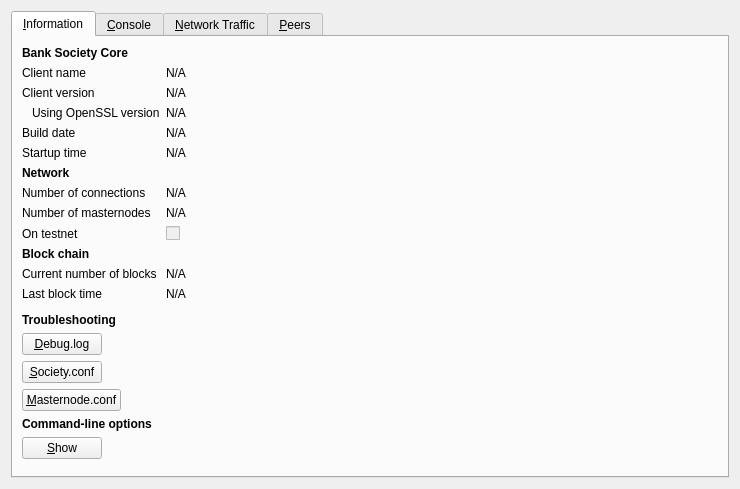
<?xml version="1.0" encoding="UTF-8"?>
<ui version="4.0">
 <class>RPCConsole</class>
 <widget class="QWidget" name="RPCConsole">
  <property name="geometry">
   <rect>
    <x>0</x>
    <y>0</y>
    <width>740</width>
    <height>470</height>
   </rect>
  </property>
  <property name="windowTitle">
   <string>Society - Debug window</string>
  </property>
  <layout class="QVBoxLayout" name="verticalLayout_2">
   <item>
    <widget class="QTabWidget" name="tabWidget">
     <property name="currentIndex">
      <number>0</number>
     </property>
     <widget class="QWidget" name="tab_info">
      <attribute name="title">
       <string>&amp;Information</string>
      </attribute>
      <layout class="QFormLayout" name="formLayout">
       <item row="0" column="0">
        <widget class="QLabel" name="label_9">
         <property name="font">
          <font>
           <weight>75</weight>
           <bold>true</bold>
          </font>
         </property>
         <property name="text">
          <string>Bank Society Core</string>
         </property>
        </widget>
       </item>
       <item row="1" column="0">
        <widget class="QLabel" name="label_5">
         <property name="text">
          <string>Client name</string>
         </property>
        </widget>
       </item>
       <item row="1" column="1">
        <widget class="QLabel" name="clientName">
         <property name="cursor">
          <cursorShape>IBeamCursor</cursorShape>
         </property>
         <property name="text">
          <string>N/A</string>
         </property>
         <property name="textFormat">
          <enum>Qt::PlainText</enum>
         </property>
         <property name="textInteractionFlags">
          <set>Qt::LinksAccessibleByMouse|Qt::TextSelectableByKeyboard|Qt::TextSelectableByMouse</set>
         </property>
        </widget>
       </item>
       <item row="2" column="0">
        <widget class="QLabel" name="label_6">
         <property name="text">
          <string>Client version</string>
         </property>
        </widget>
       </item>
       <item row="2" column="1">
        <widget class="QLabel" name="clientVersion">
         <property name="cursor">
          <cursorShape>IBeamCursor</cursorShape>
         </property>
         <property name="text">
          <string>N/A</string>
         </property>
         <property name="textFormat">
          <enum>Qt::PlainText</enum>
         </property>
         <property name="textInteractionFlags">
          <set>Qt::LinksAccessibleByMouse|Qt::TextSelectableByKeyboard|Qt::TextSelectableByMouse</set>
         </property>
        </widget>
       </item>
       <item row="3" column="0">
        <widget class="QLabel" name="label_14">
         <property name="text">
          <string>Using OpenSSL version</string>
         </property>
         <property name="indent">
          <number>10</number>
         </property>
        </widget>
       </item>
       <item row="3" column="1">
        <widget class="QLabel" name="openSSLVersion">
         <property name="cursor">
          <cursorShape>IBeamCursor</cursorShape>
         </property>
         <property name="text">
          <string>N/A</string>
         </property>
         <property name="textFormat">
          <enum>Qt::PlainText</enum>
         </property>
         <property name="textInteractionFlags">
          <set>Qt::LinksAccessibleByMouse|Qt::TextSelectableByKeyboard|Qt::TextSelectableByMouse</set>
         </property>
        </widget>
       </item>
       <item row="4" column="0">
        <widget class="QLabel" name="label_12">
         <property name="text">
          <string>Build date</string>
         </property>
        </widget>
       </item>
       <item row="4" column="1">
        <widget class="QLabel" name="buildDate">
         <property name="cursor">
          <cursorShape>IBeamCursor</cursorShape>
         </property>
         <property name="text">
          <string>N/A</string>
         </property>
         <property name="textFormat">
          <enum>Qt::PlainText</enum>
         </property>
         <property name="textInteractionFlags">
          <set>Qt::LinksAccessibleByMouse|Qt::TextSelectableByKeyboard|Qt::TextSelectableByMouse</set>
         </property>
        </widget>
       </item>
       <item row="5" column="0">
        <widget class="QLabel" name="label_13">
         <property name="text">
          <string>Startup time</string>
         </property>
        </widget>
       </item>
       <item row="5" column="1">
        <widget class="QLabel" name="startupTime">
         <property name="cursor">
          <cursorShape>IBeamCursor</cursorShape>
         </property>
         <property name="text">
          <string>N/A</string>
         </property>
         <property name="textFormat">
          <enum>Qt::PlainText</enum>
         </property>
         <property name="textInteractionFlags">
          <set>Qt::LinksAccessibleByMouse|Qt::TextSelectableByKeyboard|Qt::TextSelectableByMouse</set>
         </property>
        </widget>
       </item>
       <item row="6" column="0">
        <widget class="QLabel" name="label_11">
         <property name="font">
          <font>
           <weight>75</weight>
           <bold>true</bold>
          </font>
         </property>
         <property name="text">
          <string>Network</string>
         </property>
        </widget>
       </item>
       <item row="7" column="0">
        <widget class="QLabel" name="label_7">
         <property name="text">
          <string>Number of connections</string>
         </property>
        </widget>
       </item>
       <item row="7" column="1">
        <widget class="QLabel" name="numberOfConnections">
         <property name="cursor">
          <cursorShape>IBeamCursor</cursorShape>
         </property>
         <property name="text">
          <string>N/A</string>
         </property>
         <property name="textFormat">
          <enum>Qt::PlainText</enum>
         </property>
         <property name="textInteractionFlags">
          <set>Qt::LinksAccessibleByMouse|Qt::TextSelectableByKeyboard|Qt::TextSelectableByMouse</set>
         </property>
        </widget>
       </item>
       <item row="8" column="0">
        <widget class="QLabel" name="label_15">
         <property name="text">
          <string>Number of masternodes</string>
         </property>
        </widget>
       </item>
       <item row="8" column="1">
        <widget class="QLabel" name="masternodeCount">
         <property name="cursor">
          <cursorShape>IBeamCursor</cursorShape>
         </property>
         <property name="text">
          <string>N/A</string>
         </property>
         <property name="textFormat">
          <enum>Qt::PlainText</enum>
         </property>
         <property name="textInteractionFlags">
          <set>Qt::LinksAccessibleByMouse|Qt::TextSelectableByKeyboard|Qt::TextSelectableByMouse</set>
         </property>
        </widget>
       </item>
       <item row="9" column="0">
        <widget class="QLabel" name="label_8">
         <property name="text">
          <string>On testnet</string>
         </property>
        </widget>
       </item>
       <item row="9" column="1">
        <widget class="QCheckBox" name="isTestNet">
         <property name="enabled">
          <bool>false</bool>
         </property>
         <property name="text">
          <string/>
         </property>
        </widget>
       </item>
       <item row="10" column="0">
        <widget class="QLabel" name="label_10">
         <property name="font">
          <font>
           <weight>75</weight>
           <bold>true</bold>
          </font>
         </property>
         <property name="text">
          <string>Block chain</string>
         </property>
        </widget>
       </item>
       <item row="11" column="0">
        <widget class="QLabel" name="label_3">
         <property name="text">
          <string>Current number of blocks</string>
         </property>
        </widget>
       </item>
       <item row="11" column="1">
        <widget class="QLabel" name="numberOfBlocks">
         <property name="cursor">
          <cursorShape>IBeamCursor</cursorShape>
         </property>
         <property name="text">
          <string>N/A</string>
         </property>
         <property name="textFormat">
          <enum>Qt::PlainText</enum>
         </property>
         <property name="textInteractionFlags">
          <set>Qt::LinksAccessibleByMouse|Qt::TextSelectableByKeyboard|Qt::TextSelectableByMouse</set>
         </property>
        </widget>
       </item>
       <item row="12" column="0">
        <widget class="QLabel" name="label_2">
         <property name="text">
          <string>Last block time</string>
         </property>
        </widget>
       </item>
       <item row="12" column="1">
        <widget class="QLabel" name="lastBlockTime">
         <property name="cursor">
          <cursorShape>IBeamCursor</cursorShape>
         </property>
         <property name="text">
          <string>N/A</string>
         </property>
         <property name="textFormat">
          <enum>Qt::PlainText</enum>
         </property>
         <property name="textInteractionFlags">
          <set>Qt::LinksAccessibleByMouse|Qt::TextSelectableByKeyboard|Qt::TextSelectableByMouse</set>
         </property>
        </widget>
       </item>
       <item row="13" column="0">
        <spacer name="verticalSpacer_2">
         <property name="orientation">
          <enum>Qt::Vertical</enum>
         </property>
         <property name="sizeHint" stdset="0">
          <size>
           <width>20</width>
           <height>10</height>
          </size>
         </property>
        </spacer>
       </item>
       <item row="14" column="0">
        <widget class="QLabel" name="labelDebugLogfile">
         <property name="font">
          <font>
           <weight>75</weight>
           <bold>true</bold>
          </font>
         </property>
         <property name="text">
          <string>Troubleshooting</string>
         </property>
        </widget>
       </item>
       <item row="15" column="0">
        <widget class="QPushButton" name="openDebugLogfileButton">
         <property name="toolTip">
          <string>Open the Society debug log file from the current data directory. This can take a few seconds for large log files.</string>
         </property>
         <property name="text">
          <string>&amp;Debug.log</string>
         </property>
         <property name="autoDefault">
          <bool>false</bool>
         </property>
        </widget>
       </item>
       <item row="16" column="0">
        <widget class="QPushButton" name="openSocietyConfigfileButton">
         <property name="toolTip">
          <string>Open the Society config file from the current data directory. This can take a few seconds for large log files.</string>
         </property>
         <property name="text">
          <string>&amp;Society.conf</string>
         </property>
         <property name="autoDefault">
          <bool>false</bool>
         </property>
        </widget>
       </item>
       <item row="17" column="0">
        <widget class="QPushButton" name="openMNConfigfileButton">
         <property name="toolTip">
          <string>Open the Masternode config file from the current data directory. This can take a few seconds for large log files.</string>
         </property>
         <property name="text">
          <string>&amp;Masternode.conf</string>
         </property>
         <property name="autoDefault">
          <bool>false</bool>
         </property>
        </widget>
       </item>
       <item row="18" column="0">
        <widget class="QLabel" name="labelCLOptions">
         <property name="font">
          <font>
           <weight>75</weight>
           <bold>true</bold>
          </font>
         </property>
         <property name="text">
          <string>Command-line options</string>
         </property>
        </widget>
       </item>
       <item row="19" column="0">
        <widget class="QPushButton" name="showCLOptionsButton">
         <property name="toolTip">
          <string>Show the Society-Qt help message to get a list with possible Society command-line options.</string>
         </property>
         <property name="text">
          <string>&amp;Show</string>
         </property>
         <property name="autoDefault">
          <bool>false</bool>
         </property>
        </widget>
       </item>
       <item row="20" column="0">
        <spacer name="verticalSpacer">
         <property name="orientation">
          <enum>Qt::Vertical</enum>
         </property>
         <property name="sizeHint" stdset="0">
          <size>
           <width>20</width>
           <height>20</height>
          </size>
         </property>
        </spacer>
       </item>
      </layout>
     </widget>
     <widget class="QWidget" name="tab_console">
      <attribute name="title">
       <string>&amp;Console</string>
      </attribute>
      <layout class="QGridLayout" name="gridLayout">
       <item row="0" column="0">
        <widget class="QTextEdit" name="messagesWidget">
         <property name="minimumSize">
          <size>
           <width>0</width>
           <height>100</height>
          </size>
         </property>
         <property name="readOnly">
          <bool>true</bool>
         </property>
         <property name="tabKeyNavigation" stdset="0">
          <bool>false</bool>
         </property>
         <property name="columnCount" stdset="0">
          <number>2</number>
         </property>
        </widget>
       </item>
       <item row="1" column="0">
        <layout class="QHBoxLayout" name="horizontalLayout">
         <property name="spacing">
          <number>3</number>
         </property>
         <item>
          <widget class="QPushButton" name="copyButton">
           <property name="maximumSize">
            <size>
             <width>24</width>
             <height>24</height>
            </size>
           </property>
           <property name="toolTip">
            <string>Copy to clipboard</string>
           </property>
           <property name="text">
            <string/>
           </property>
           <property name="icon">
            <iconset resource="../bitcoin.qrc">
             <normaloff>:/icons/editcopy</normaloff>:/icons/editcopy</iconset>
           </property>
           <property name="shortcut">
            <string notr="true">Ctrl+L</string>
           </property>
           <property name="autoDefault">
            <bool>false</bool>
           </property>
          </widget>
         </item>
         <item>
          <widget class="QLabel" name="label">
           <property name="text">
            <string notr="true">&gt;</string>
           </property>
          </widget>
         </item>
         <item>
          <widget class="QLineEdit" name="lineEdit"/>
         </item>
         <item>
          <widget class="QToolButton" name="pasteButton">
           <property name="sizePolicy">
            <sizepolicy hsizetype="Minimum" vsizetype="Fixed">
             <horstretch>0</horstretch>
             <verstretch>0</verstretch>
            </sizepolicy>
           </property>
           <property name="minimumSize">
            <size>
             <width>24</width>
             <height>24</height>
            </size>
           </property>
           <property name="maximumSize">
            <size>
             <width>24</width>
             <height>24</height>
            </size>
           </property>
           <property name="toolTip">
            <string>Paste from clipboard</string>
           </property>
           <property name="text">
            <string/>
           </property>
           <property name="icon">
            <iconset resource="../bitcoin.qrc">
             <normaloff>:/icons/editpaste</normaloff>:/icons/editpaste</iconset>
           </property>
           <property name="shortcut">
            <string>Alt+P</string>
           </property>
          </widget>
         </item>
        </layout>
       </item>
      </layout>
     </widget>
     <widget class="QWidget" name="tab_nettraffic">
      <attribute name="title">
       <string>&amp;Network Traffic</string>
      </attribute>
      <layout class="QHBoxLayout" name="horizontalLayout_3">
       <item>
        <layout class="QVBoxLayout" name="verticalLayout_4">
         <item>
          <widget class="TrafficGraphWidget" name="trafficGraph" native="true">
           <property name="sizePolicy">
            <sizepolicy hsizetype="Expanding" vsizetype="Expanding">
             <horstretch>0</horstretch>
             <verstretch>0</verstretch>
            </sizepolicy>
           </property>
          </widget>
         </item>
         <item>
          <layout class="QHBoxLayout" name="horizontalLayout_2">
           <item>
            <widget class="QSlider" name="sldGraphRange">
             <property name="minimum">
              <number>1</number>
             </property>
             <property name="maximum">
              <number>288</number>
             </property>
             <property name="pageStep">
              <number>12</number>
             </property>
             <property name="value">
              <number>6</number>
             </property>
             <property name="orientation">
              <enum>Qt::Horizontal</enum>
             </property>
            </widget>
           </item>
           <item>
            <widget class="QLabel" name="lblGraphRange">
             <property name="minimumSize">
              <size>
               <width>100</width>
               <height>0</height>
              </size>
             </property>
             <property name="alignment">
              <set>Qt::AlignCenter</set>
             </property>
            </widget>
           </item>
           <item>
            <widget class="QPushButton" name="btnClearTrafficGraph">
             <property name="text">
              <string>&amp;Clear</string>
             </property>
            </widget>
           </item>
          </layout>
         </item>
        </layout>
       </item>
       <item>
        <layout class="QVBoxLayout" name="verticalLayout">
         <item>
          <widget class="QGroupBox" name="groupBox">
           <property name="title">
            <string>Totals</string>
           </property>
           <layout class="QVBoxLayout" name="verticalLayout_5">
            <item>
             <layout class="QHBoxLayout" name="horizontalLayout_4">
              <item>
               <widget class="Line" name="line">
                <property name="sizePolicy">
                 <sizepolicy hsizetype="Fixed" vsizetype="Fixed">
                  <horstretch>0</horstretch>
                  <verstretch>0</verstretch>
                 </sizepolicy>
                </property>
                <property name="minimumSize">
                 <size>
                  <width>10</width>
                  <height>0</height>
                 </size>
                </property>
                <property name="palette">
                 <palette>
                  <active>
                   <colorrole role="Light">
                    <brush brushstyle="SolidPattern">
                     <color alpha="255">
                      <red>0</red>
                      <green>255</green>
                      <blue>0</blue>
                     </color>
                    </brush>
                   </colorrole>
                  </active>
                  <inactive>
                   <colorrole role="Light">
                    <brush brushstyle="SolidPattern">
                     <color alpha="255">
                      <red>0</red>
                      <green>255</green>
                      <blue>0</blue>
                     </color>
                    </brush>
                   </colorrole>
                  </inactive>
                  <disabled>
                   <colorrole role="Light">
                    <brush brushstyle="SolidPattern">
                     <color alpha="255">
                      <red>0</red>
                      <green>255</green>
                      <blue>0</blue>
                     </color>
                    </brush>
                   </colorrole>
                  </disabled>
                 </palette>
                </property>
                <property name="orientation">
                 <enum>Qt::Horizontal</enum>
                </property>
               </widget>
              </item>
              <item>
               <widget class="QLabel" name="label_16">
                <property name="text">
                 <string>In:</string>
                </property>
               </widget>
              </item>
              <item>
               <widget class="QLabel" name="lblBytesIn">
                <property name="minimumSize">
                 <size>
                  <width>50</width>
                  <height>0</height>
                 </size>
                </property>
                <property name="alignment">
                 <set>Qt::AlignRight|Qt::AlignTrailing|Qt::AlignVCenter</set>
                </property>
               </widget>
              </item>
             </layout>
            </item>
            <item>
             <layout class="QHBoxLayout" name="horizontalLayout_5">
              <item>
               <widget class="Line" name="line_2">
                <property name="sizePolicy">
                 <sizepolicy hsizetype="Fixed" vsizetype="Fixed">
                  <horstretch>0</horstretch>
                  <verstretch>0</verstretch>
                 </sizepolicy>
                </property>
                <property name="minimumSize">
                 <size>
                  <width>10</width>
                  <height>0</height>
                 </size>
                </property>
                <property name="palette">
                 <palette>
                  <active>
                   <colorrole role="Light">
                    <brush brushstyle="SolidPattern">
                     <color alpha="255">
                      <red>255</red>
                      <green>0</green>
                      <blue>0</blue>
                     </color>
                    </brush>
                   </colorrole>
                  </active>
                  <inactive>
                   <colorrole role="Light">
                    <brush brushstyle="SolidPattern">
                     <color alpha="255">
                      <red>255</red>
                      <green>0</green>
                      <blue>0</blue>
                     </color>
                    </brush>
                   </colorrole>
                  </inactive>
                  <disabled>
                   <colorrole role="Light">
                    <brush brushstyle="SolidPattern">
                     <color alpha="255">
                      <red>255</red>
                      <green>0</green>
                      <blue>0</blue>
                     </color>
                    </brush>
                   </colorrole>
                  </disabled>
                 </palette>
                </property>
                <property name="orientation">
                 <enum>Qt::Horizontal</enum>
                </property>
               </widget>
              </item>
              <item>
               <widget class="QLabel" name="label_17">
                <property name="text">
                 <string>Out:</string>
                </property>
               </widget>
              </item>
              <item>
               <widget class="QLabel" name="lblBytesOut">
                <property name="minimumSize">
                 <size>
                  <width>50</width>
                  <height>0</height>
                 </size>
                </property>
                <property name="alignment">
                 <set>Qt::AlignRight|Qt::AlignTrailing|Qt::AlignVCenter</set>
                </property>
               </widget>
              </item>
             </layout>
            </item>
            <item>
             <spacer name="verticalSpacer_4">
              <property name="orientation">
               <enum>Qt::Vertical</enum>
              </property>
              <property name="sizeHint" stdset="0">
               <size>
                <width>20</width>
                <height>407</height>
               </size>
              </property>
             </spacer>
            </item>
           </layout>
          </widget>
         </item>
        </layout>
       </item>
      </layout>
     </widget>
     <widget class="QWidget" name="tab_peers">
      <attribute name="title">
       <string>&amp;Peers</string>
      </attribute>
      <layout class="QGridLayout" name="gridLayout_2">
       <item row="0" column="0" rowspan="2">
        <layout class="QVBoxLayout" name="verticalLayout_101">
         <property name="spacing">
          <number>0</number>
         </property>
         <item>
          <widget class="QTableView" name="peerWidget">
           <property name="horizontalScrollBarPolicy">
            <enum>Qt::ScrollBarAsNeeded</enum>
           </property>
           <property name="sortingEnabled">
            <bool>true</bool>
           </property>
           <attribute name="horizontalHeaderHighlightSections">
            <bool>false</bool>
           </attribute>
          </widget>
         </item>
         <item>
          <widget class="QLabel" name="banHeading">
           <property name="sizePolicy">
            <sizepolicy hsizetype="Preferred" vsizetype="Minimum">
             <horstretch>0</horstretch>
             <verstretch>0</verstretch>
            </sizepolicy>
           </property>
           <property name="minimumSize">
            <size>
             <width>300</width>
             <height>32</height>
            </size>
           </property>
           <property name="maximumSize">
            <size>
             <width>16777215</width>
             <height>32</height>
            </size>
           </property>
           <property name="font">
            <font>
             <pointsize>12</pointsize>
            </font>
           </property>
           <property name="cursor">
            <cursorShape>IBeamCursor</cursorShape>
           </property>
           <property name="text">
            <string>Banned peers</string>
           </property>
           <property name="alignment">
            <set>Qt::AlignBottom|Qt::AlignLeading|Qt::AlignLeft</set>
           </property>
           <property name="wordWrap">
            <bool>true</bool>
           </property>
           <property name="textInteractionFlags">
            <set>Qt::NoTextInteraction</set>
           </property>
          </widget>
         </item>
         <item>
          <widget class="QTableView" name="banlistWidget">
           <property name="sizePolicy">
            <sizepolicy hsizetype="Expanding" vsizetype="Expanding">
             <horstretch>0</horstretch>
             <verstretch>0</verstretch>
            </sizepolicy>
           </property>
           <property name="horizontalScrollBarPolicy">
            <enum>Qt::ScrollBarAsNeeded</enum>
           </property>
           <property name="sortingEnabled">
            <bool>true</bool>
           </property>
           <attribute name="horizontalHeaderHighlightSections">
            <bool>false</bool>
           </attribute>
          </widget>
         </item>
        </layout>
       </item>
       <item row="0" column="1">
        <widget class="QLabel" name="peerHeading">
         <property name="sizePolicy">
          <sizepolicy hsizetype="Preferred" vsizetype="Minimum">
           <horstretch>0</horstretch>
           <verstretch>0</verstretch>
          </sizepolicy>
         </property>
         <property name="minimumSize">
          <size>
           <width>300</width>
           <height>32</height>
          </size>
         </property>
         <property name="font">
          <font>
           <pointsize>10</pointsize>
          </font>
         </property>
         <property name="cursor">
          <cursorShape>IBeamCursor</cursorShape>
         </property>
         <property name="text">
          <string>Select a peer to view detailed information.</string>
         </property>
         <property name="alignment">
          <set>Qt::AlignHCenter|Qt::AlignTop</set>
         </property>
         <property name="wordWrap">
          <bool>true</bool>
         </property>
         <property name="textInteractionFlags">
          <set>Qt::LinksAccessibleByMouse|Qt::TextSelectableByKeyboard|Qt::TextSelectableByMouse</set>
         </property>
        </widget>
       </item>
       <item row="1" column="1">
        <widget class="QWidget" name="detailWidget" native="true">
         <property name="minimumSize">
          <size>
           <width>300</width>
           <height>0</height>
          </size>
         </property>
         <layout class="QGridLayout" name="gridLayout_3">
          <item row="0" column="0">
           <widget class="QLabel" name="label_23">
            <property name="text">
             <string>Direction</string>
            </property>
           </widget>
          </item>
          <item row="0" column="2">
           <widget class="QLabel" name="peerDirection">
            <property name="cursor">
             <cursorShape>IBeamCursor</cursorShape>
            </property>
            <property name="text">
             <string>N/A</string>
            </property>
            <property name="textFormat">
             <enum>Qt::PlainText</enum>
            </property>
            <property name="textInteractionFlags">
             <set>Qt::LinksAccessibleByMouse|Qt::TextSelectableByKeyboard|Qt::TextSelectableByMouse</set>
            </property>
           </widget>
          </item>
          <item row="1" column="0">
           <widget class="QLabel" name="label_21">
            <property name="text">
             <string>Version</string>
            </property>
           </widget>
          </item>
          <item row="2" column="0">
           <widget class="QLabel" name="label_28">
            <property name="cursor">
             <cursorShape>IBeamCursor</cursorShape>
            </property>
            <property name="text">
             <string>User Agent</string>
            </property>
            <property name="textFormat">
             <enum>Qt::PlainText</enum>
            </property>
            <property name="textInteractionFlags">
             <set>Qt::LinksAccessibleByMouse|Qt::TextSelectableByKeyboard|Qt::TextSelectableByMouse</set>
            </property>
           </widget>
          </item>
          <item row="2" column="2">
           <widget class="QLabel" name="peerSubversion">
            <property name="cursor">
             <cursorShape>IBeamCursor</cursorShape>
            </property>
            <property name="text">
             <string>N/A</string>
            </property>
            <property name="textFormat">
             <enum>Qt::PlainText</enum>
            </property>
            <property name="textInteractionFlags">
             <set>Qt::LinksAccessibleByMouse|Qt::TextSelectableByKeyboard|Qt::TextSelectableByMouse</set>
            </property>
           </widget>
          </item>
          <item row="3" column="0">
           <widget class="QLabel" name="label_4">
            <property name="text">
             <string>Services</string>
            </property>
           </widget>
          </item>
          <item row="3" column="2">
           <widget class="QLabel" name="peerServices">
            <property name="cursor">
             <cursorShape>IBeamCursor</cursorShape>
            </property>
            <property name="text">
             <string>N/A</string>
            </property>
            <property name="textFormat">
             <enum>Qt::PlainText</enum>
            </property>
            <property name="textInteractionFlags">
             <set>Qt::LinksAccessibleByMouse|Qt::TextSelectableByKeyboard|Qt::TextSelectableByMouse</set>
            </property>
           </widget>
          </item>
          <item row="8" column="0">
           <widget class="QLabel" name="label_22">
            <property name="text">
             <string>Connection Time:</string>
            </property>
           </widget>
          </item>
          <item row="4" column="0">
           <widget class="QLabel" name="label_25">
            <property name="text">
             <string>Sync Node</string>
            </property>
           </widget>
          </item>
          <item row="4" column="2">
           <widget class="QLabel" name="peerSyncNode">
            <property name="cursor">
             <cursorShape>IBeamCursor</cursorShape>
            </property>
            <property name="text">
             <string>N/A</string>
            </property>
            <property name="textFormat">
             <enum>Qt::PlainText</enum>
            </property>
            <property name="textInteractionFlags">
             <set>Qt::LinksAccessibleByMouse|Qt::TextSelectableByKeyboard|Qt::TextSelectableByMouse</set>
            </property>
           </widget>
          </item>
          <item row="5" column="0">
           <widget class="QLabel" name="label_29">
            <property name="text">
             <string>Starting Height</string>
            </property>
           </widget>
          </item>
          <item row="5" column="2">
           <widget class="QLabel" name="peerHeight">
            <property name="cursor">
             <cursorShape>IBeamCursor</cursorShape>
            </property>
            <property name="text">
             <string>N/A</string>
            </property>
            <property name="textFormat">
             <enum>Qt::PlainText</enum>
            </property>
            <property name="textInteractionFlags">
             <set>Qt::LinksAccessibleByMouse|Qt::TextSelectableByKeyboard|Qt::TextSelectableByMouse</set>
            </property>
           </widget>
          </item>
          <item row="7" column="0">
           <widget class="QLabel" name="label_24">
            <property name="text">
             <string>Ban Score</string>
            </property>
           </widget>
          </item>
          <item row="7" column="2">
           <widget class="QLabel" name="peerBanScore">
            <property name="cursor">
             <cursorShape>IBeamCursor</cursorShape>
            </property>
            <property name="text">
             <string>N/A</string>
            </property>
            <property name="textFormat">
             <enum>Qt::PlainText</enum>
            </property>
            <property name="textInteractionFlags">
             <set>Qt::LinksAccessibleByMouse|Qt::TextSelectableByKeyboard|Qt::TextSelectableByMouse</set>
            </property>
           </widget>
          </item>
          <item row="8" column="0">
           <widget class="QLabel" name="label_22">
            <property name="text">
             <string>Connection Time</string>
            </property>
           </widget>
          </item>
          <item row="8" column="2">
           <widget class="QLabel" name="peerConnTime">
            <property name="cursor">
             <cursorShape>IBeamCursor</cursorShape>
            </property>
            <property name="text">
             <string>N/A</string>
            </property>
            <property name="textFormat">
             <enum>Qt::PlainText</enum>
            </property>
            <property name="textInteractionFlags">
             <set>Qt::LinksAccessibleByMouse|Qt::TextSelectableByKeyboard|Qt::TextSelectableByMouse</set>
            </property>
           </widget>
          </item>
          <item row="9" column="0">
           <widget class="QLabel" name="label_15">
            <property name="text">
             <string>Last Send</string>
            </property>
           </widget>
          </item>
          <item row="9" column="2">
           <widget class="QLabel" name="peerLastSend">
            <property name="cursor">
             <cursorShape>IBeamCursor</cursorShape>
            </property>
            <property name="text">
             <string>N/A</string>
            </property>
            <property name="textFormat">
             <enum>Qt::PlainText</enum>
            </property>
            <property name="textInteractionFlags">
             <set>Qt::LinksAccessibleByMouse|Qt::TextSelectableByKeyboard|Qt::TextSelectableByMouse</set>
            </property>
           </widget>
          </item>
          <item row="10" column="0">
           <widget class="QLabel" name="label_19">
            <property name="text">
             <string>Last Recieve</string>
            </property>
           </widget>
          </item>
          <item row="10" column="2">
           <widget class="QLabel" name="peerLastRecv">
            <property name="cursor">
             <cursorShape>IBeamCursor</cursorShape>
            </property>
            <property name="text">
             <string>N/A</string>
            </property>
            <property name="textFormat">
             <enum>Qt::PlainText</enum>
            </property>
            <property name="textInteractionFlags">
             <set>Qt::LinksAccessibleByMouse|Qt::TextSelectableByKeyboard|Qt::TextSelectableByMouse</set>
            </property>
           </widget>
          </item>
          <item row="11" column="0">
           <widget class="QLabel" name="label_18">
            <property name="text">
             <string>Last Send:</string>
            </property>
           </widget>
          </item>
          <item row="11" column="2">
           <widget class="QLabel" name="peerBytesSent">
            <property name="cursor">
             <cursorShape>IBeamCursor</cursorShape>
            </property>
            <property name="text">
             <string>N/A</string>
            </property>
            <property name="textFormat">
             <enum>Qt::PlainText</enum>
            </property>
            <property name="textInteractionFlags">
             <set>Qt::LinksAccessibleByMouse|Qt::TextSelectableByKeyboard|Qt::TextSelectableByMouse</set>
            </property>
           </widget>
          </item>
          <item row="12" column="0">
           <widget class="QLabel" name="label_20">
            <property name="text">
             <string>Bytes Received</string>
            </property>
           </widget>
          </item>
          <item row="12" column="2">
           <widget class="QLabel" name="peerBytesRecv">
            <property name="cursor">
             <cursorShape>IBeamCursor</cursorShape>
            </property>
            <property name="text">
             <string>N/A</string>
            </property>
            <property name="textFormat">
             <enum>Qt::PlainText</enum>
            </property>
            <property name="textInteractionFlags">
             <set>Qt::LinksAccessibleByMouse|Qt::TextSelectableByKeyboard|Qt::TextSelectableByMouse</set>
            </property>
           </widget>
          </item>
          <item row="13" column="0">
           <widget class="QLabel" name="label_26">
            <property name="text">
             <string>Ping Time</string>
            </property>
           </widget>
          </item>
          <item row="13" column="2">
           <widget class="QLabel" name="peerPingTime">
            <property name="cursor">
             <cursorShape>IBeamCursor</cursorShape>
            </property>
            <property name="text">
             <string>N/A</string>
            </property>
            <property name="textFormat">
             <enum>Qt::PlainText</enum>
            </property>
            <property name="textInteractionFlags">
             <set>Qt::LinksAccessibleByMouse|Qt::TextSelectableByKeyboard|Qt::TextSelectableByMouse</set>
            </property>
           </widget>
          </item>
          <item row="14" column="0">
           <widget class="QLabel" name="label_timeoffset">
            <property name="text">
             <string>Time Offset</string>
            </property>
           </widget>
          </item>
          <item row="14" column="2">
           <widget class="QLabel" name="timeoffset">
            <property name="cursor">
             <cursorShape>IBeamCursor</cursorShape>
            </property>
            <property name="text">
             <string>N/A</string>
            </property>
            <property name="textFormat">
             <enum>Qt::PlainText</enum>
            </property>
            <property name="textInteractionFlags">
             <set>Qt::LinksAccessibleByMouse|Qt::TextSelectableByKeyboard|Qt::TextSelectableByMouse</set>
            </property>
           </widget>
          </item>
          <item row="15" column="1">
           <spacer name="verticalSpacer_3">
            <property name="orientation">
             <enum>Qt::Vertical</enum>
            </property>
            <property name="sizeHint" stdset="0">
             <size>
              <width>20</width>
              <height>40</height>
             </size>
            </property>
           </spacer>
          </item>
          <item row="1" column="2">
           <widget class="QLabel" name="peerVersion">
            <property name="text">
             <string>N/A</string>
            </property>
           </widget>
          </item>
         </layout>
        </widget>
       </item>
      </layout>
     </widget>
    </widget>
   </item>
  </layout>
 </widget>
 <customwidgets>
  <customwidget>
   <class>TrafficGraphWidget</class>
   <extends>QWidget</extends>
   <header>trafficgraphwidget.h</header>
   <container>1</container>
   <slots>
    <slot>clear()</slot>
   </slots>
  </customwidget>
 </customwidgets>
 <resources>
  <include location="../bitcoin.qrc"/>
 </resources>
 <connections/>
</ui>
